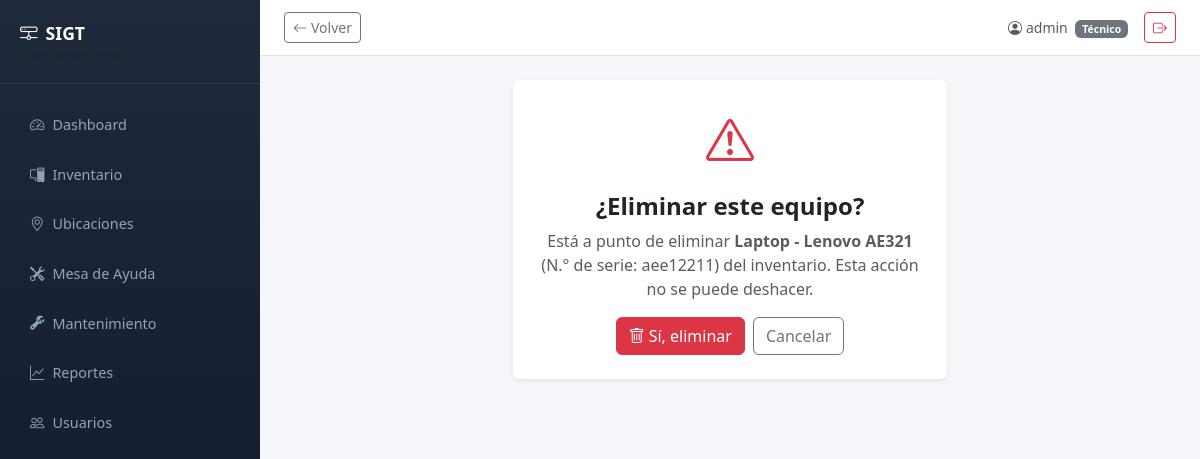
/inventario/8/eliminar/ (signed in), run on the app's committed database.
### usuarios/models.py (models this page shows, shortened)
class User(AbstractUser):
    ROL_CHOICES = [
        ('admin', 'Administrador'),
        ('tecnico', 'Técnico'),
    ]
    rol = models.CharField(max_length=10, choices=ROL_CHOICES, default='tecnico')
    telefono = models.CharField(max_length=20, blank=True)
    class Meta:
        verbose_name = 'usuario'
        verbose_name_plural = 'usuarios'

### inventario/models.py (models this page shows)
class Equipo(models.Model):
    TIPO_CHOICES = [
        ('computadora', 'Computadora'),
        ('laptop', 'Laptop'),
        ('proyector', 'Proyector'),
        ('impresora', 'Impresora'),
        ('access_point', 'Access Point'),
        ('switch', 'Switch'),
        ('otro', 'Otro (especificar)'),
    ]
    ESTADO_CHOICES = [
        ('activo', 'Activo'),
        ('mantenimiento', 'En Mantenimiento'),
        ('baja', 'Dado de Baja'),
    ]
    tipo = models.CharField(max_length=20, choices=TIPO_CHOICES)
    tipo_otro = models.CharField(
        max_length=100, blank=True,
        help_text='Especifique el tipo si seleccionó "Otro"'
    )
    aula = models.CharField(
        max_length=10, blank=True,
        help_text='Aula dentro de la ubicación. Ej: 01, 05, 13'
    )
    procesador = models.CharField(max_length=100, blank=True, verbose_name='Procesador')
    ram = models.CharField(max_length=50, blank=True, verbose_name='Memoria RAM')
    so = models.CharField(max_length=100, blank=True, verbose_name='Sistema operativo')
    almacenamiento = models.CharField(max_length=50, blank=True, verbose_name='Almacenamiento')
    valor = models.DecimalField(
        max_digits=12, decimal_places=2, null=True, blank=True,
        verbose_name='Valor ($)',
        help_text='Valor económico del equipo (no obligatorio)'
    )
    marca = models.CharField(max_length=100)
    modelo = models.CharField(max_length=100)
    numero_serie = models.CharField(max_length=100, unique=True)
    direccion_ip = models.GenericIPAddressField(blank=True, null=True)
    ubicacion = models.ForeignKey(Ubicacion, on_delete=models.PROTECT, related_name='equipos')
    responsable = models.CharField(max_length=150, blank=True)
    estado = models.CharField(max_length=20, choices=ESTADO_CHOICES, default='activo')
    fecha_registro = models.DateField(auto_now_add=True)
    observaciones = models.TextField(blank=True)
    historical = HistoricalRecords()
    class Meta:
        ordering = ['-fecha_registro']
        permissions = [
            ('puede_asignar_equipo', 'Puede asignar equipo a responsable'),
        ]
    def __str__(self):
        return f'{self.tipo_display} - {self.marca} {self.modelo}'
    @property
    def tipo_display(self):
        if self.tipo == 'otro' and self.tipo_otro:
            return self.tipo_otro
        return self.get_tipo_display()

### inventario/views.py (the view, shortened to what this page needs)
# urls.py: path('<int:pk>/eliminar/', views.EquipoDeleteView.as_view(), name='eliminar'),
class EquipoDeleteView(LoginRequiredMixin, PermissionRequiredMixin, DeleteView):
    model = Equipo
    template_name = 'inventario/equipo_confirm_delete.html'
    context_object_name = 'equipo'
    permission_required = 'inventario.delete_equipo'
    success_url = reverse_lazy('inventario:lista')

### inventario/templates/inventario/equipo_confirm_delete.html (shortened to what this page needs)
{% extends "base.html" %}
{% block content %}
<div class="row justify-content-center">
    <div class="col-lg-6">
        <div class="card border-0 shadow-sm">
            <div class="card-body text-center p-4">
                <i class="bi bi-exclamation-triangle text-danger" style="font-size:3rem;"></i>
                <h4 class="fw-bold mt-3">¿Eliminar este equipo?</h4>
                <p class="text-muted">
                    Está a punto de eliminar <strong>{{ equipo }}</strong>
                    (N.° de serie: {{ equipo.numero_serie }}) del inventario.
                    Esta acción no se puede deshacer.
                </p>
                <form method="post">
                    <div class="d-flex justify-content-center gap-2">
                        <button type="submit" class="btn btn-danger">
                            <i class="bi bi-trash me-1"></i>Sí, eliminar
                        </button>
                        <a href="{% url 'inventario:detalle' equipo.pk %}" class="btn btn-outline-secondary">Cancelar</a>
                    </div>
                </form>
            </div>
        </div>
    </div>
</div>
{% endblock %}

### templates/base.html (shortened to what this page needs)
{% load static %}
<!DOCTYPE html>
<html lang="es" data-bs-theme="light">
<head>
    <link href="https://cdn.jsdelivr.net/npm/bootstrap@5.3.3/dist/css/bootstrap.min.css" rel="stylesheet">
    <link href="https://cdn.jsdelivr.net/npm/bootstrap-icons@1.11.3/font/bootstrap-icons.min.css" rel="stylesheet">
</head>
<body>
    <aside class="sidebar" id="sidebar">
        <div class="sidebar-brand">
            <i class="bi bi-hdd-network me-2"></i>SIGT
            <small class="d-block text-muted" style="font-size:0.7rem; font-weight:400;">Liceo Campo Verde</small>
        </div>
        <nav class="nav flex-column mt-3">
            {% for item in sidebar_items %}
            <a class="nav-link {% if request.path == item.url %}active{% endif %}" href="{{ item.url }}">
                <i class="bi {{ item.icon }} me-2"></i>{{ item.label }}
            </a>
            {% endfor %}
        </nav>
    </aside>
    <div class="main-content">
        <div class="topbar d-flex justify-content-between align-items-center">
            <div class="d-flex align-items-center gap-2">
                {% if user.is_authenticated %}
                <button type="button" class="btn btn-sm btn-outline-secondary" onclick="history.back()" title="Volver atrás">
                    <i class="bi bi-arrow-left me-1"></i>Volver
                </button>
                {% endif %}
            </div>
            <div class="d-flex align-items-center gap-3">
                {% if user.is_authenticated %}
                <span class="text-muted small">
                    <i class="bi bi-person-circle me-1"></i>{{ user.get_full_name|default:user.username }}
                    {% if user.rol %}<span class="badge bg-secondary ms-1">{{ user.get_rol_display }}</span>{% endif %}
                </span>
                <form method="post" action="{% url 'usuarios:logout' %}" class="d-inline">
                    <button type="submit" class="btn btn-sm btn-outline-danger">
                        <i class="bi bi-box-arrow-right"></i>
                    </button>
                </form>
                {% endif %}
            </div>
        </div>
        <div class="content-body">
            {% block content %}{% endblock %}
        </div>
    </div>
</body>
</html>

### templates/base.html (style rules this page uses)
:root { --sidebar-width: 260px; --sidebar-collapsed: 0px; }
body { min-height: 100vh; background: #f4f6f9; }
.sidebar { width: var(--sidebar-width); min-height: 100vh; background: linear-gradient(180deg, #1e293b 0%, #0f172a 100%); position: fixed; top: 0; left: 0; z-index: 1040; transition: transform 0.3s ease; }
.sidebar .nav-link { color: #94a3b8; padding: 0.75rem 1.25rem; border-radius: 0.5rem; margin: 2px 10px; font-size: 0.9rem; transition: all 0.2s; }
.sidebar-brand { padding: 1.25rem; border-bottom: 1px solid rgba(255,255,255,0.08); color: #fff; font-weight: 700; font-size: 1.1rem; }
.main-content { margin-left: var(--sidebar-width); transition: margin-left 0.3s ease; min-height: 100vh; }
.topbar { background: #fff; border-bottom: 1px solid #dee2e6; padding: 0.75rem 1.5rem; }
.content-body { padding: 1.5rem; }

### data on the page
User: get_full_name "admin", rol "Técnico"
Equipo: tipo+marca+modelo "Laptop - Lenovo AE321", numero_serie "aee12211"

### other printed values
{{ item.label }} "Dashboard" "Inventario" "Ubicaciones" "Mesa de Ayuda" "Mantenimiento" "Reportes" "Usuarios"
